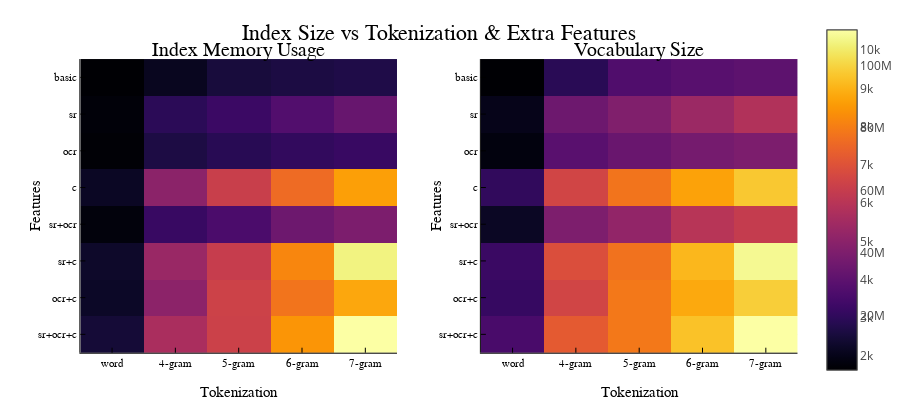

Notebook source saved alongside this figure:
### Markdown cell above
## Index Storage and Vocabulary Size <a id="anal-storage"></a>
### [^Contents](#contents)

### Code cell
storage_vs_tokenization_and_features = [
    mean(indexes[feature_mask.&&tokenization_mask,"storage"])
    for feature_mask in (
        (!).(sr_mask).&&(!).(ocr_mask).&&(!).(c_mask),
        (sr_mask).&&(!).(ocr_mask).&&(!).(c_mask),
        (!).(sr_mask).&&(ocr_mask).&&(!).(c_mask),
        (!).(sr_mask).&&(!).(ocr_mask).&&(c_mask),
        (sr_mask).&&(ocr_mask).&&(!).(c_mask),
        (sr_mask).&&(!).(ocr_mask).&&(c_mask),
        (!).(sr_mask).&&(ocr_mask).&&(c_mask),
        (sr_mask).&&(ocr_mask).&&(c_mask)
    ), 
    tokenization_mask in (nogram_mask,gram4_mask,gram5_mask,gram6_mask,gram7_mask)
]

vocab_size_vs_tokenization_and_features = [
    mean(indexes[feature_mask.&&tokenization_mask,"vocab_size"])
    for feature_mask in (
        (!).(sr_mask).&&(!).(ocr_mask).&&(!).(c_mask),
        (sr_mask).&&(!).(ocr_mask).&&(!).(c_mask),
        (!).(sr_mask).&&(ocr_mask).&&(!).(c_mask),
        (!).(sr_mask).&&(!).(ocr_mask).&&(c_mask),
        (sr_mask).&&(ocr_mask).&&(!).(c_mask),
        (sr_mask).&&(!).(ocr_mask).&&(c_mask),
        (!).(sr_mask).&&(ocr_mask).&&(c_mask),
        (sr_mask).&&(ocr_mask).&&(c_mask)
    ), 
    tokenization_mask in (nogram_mask,gram4_mask,gram5_mask,gram6_mask,gram7_mask)
]


p1 = heatmap(
    storage_vs_tokenization_and_features,
    yticks = (1:8, ["basic","sr","ocr","c","sr+ocr","sr+c","ocr+c","sr+ocr+c"]),
    xticks = (1:5, ["word","4-gram","5-gram","6-gram","7-gram"]),
    yflip = true,
    #guide_position = :top,
    title = "Index Memory Usage",
    ylabel = "Features",
    xlabel = "Tokenization"
)

p2 = heatmap(
    vocab_size_vs_tokenization_and_features,
    yticks = (1:8, ["basic","sr","ocr","c","sr+ocr","sr+c","ocr+c","sr+ocr+c"]),
    xticks = (1:5, ["word","4-gram","5-gram","6-gram","7-gram"]),
    yflip = true,
    #guide_position = :top,
    title = "Vocabulary Size",
    ylabel = "Features",
    xlabel = "Tokenization"
)


plot([p1,p2]..., layout=(1,2), size=(900,400), plot_title = "Index Size vs Tokenization & Extra Features")

### Figure 1 — Plotly figure (JSON) as saved in the notebook; plotly's stock layout.template omitted (floating-point values rounded to 4 significant figures; data arrays with more than 128 entries replaced by an {"elided": "..."} marker saying what was removed)
{"data": [{"colorbar": {"title": ""}, "colorscale": {"elided": "256x2 mixed values"}, "name": "y1", "showlegend": false, "showscale": true, "type": "heatmap", "x": [0.5, 1.5, 2.5, 3.5, 4.5, 5.5], "xaxis": "x1", "y": [0.5, 1.5, 2.5, 3.5, 4.5, 5.5, 6.5, 7.5, 8.5], "yaxis": "y1", "z": [[2679887, 8611190, 13734735, 15068458, 15948168], [4109518, 18860000.0, 22665318, 28704237, 34229797], [3412000.0, 15270650, 18154142, 20381566, 21898172], [9407000.0, 43819477, 61029083, 75666319, 88234990], [4789000.0, 22000000.0, 26789206, 35818693, 39760000.0], [10563899, 47730000.0, 60190000.0, 82584680, 107400000.0], [10034241, 43929689, 62180000.0, 78057760, 90248549], [12849042, 52250000.0, 61990000.0, 85990836, 111315747]], "zmax": 111315747, "zmin": 2679887}, {"colorbar": {"title": ""}, "colorscale": {"elided": "256x2 mixed values"}, "name": "y1", "showlegend": false, "showscale": true, "type": "heatmap", "x": [0.5, 1.5, 2.5, 3.5, 4.5, 5.5], "xaxis": "x2", "y": [0.5, 1.5, 2.5, 3.5, 4.5, 5.5, 6.5, 7.5, 8.5], "yaxis": "y2", "z": [[1637.0, 2934.0, 3706.0, 3882.0, 3994.0], [2027.0, 4343.0, 4760.0, 5350.0, 5850.0], [1847.0, 3907.0, 4260.0, 4514.0, 4679.0], [3067.0, 6617.0, 7812.0, 8698.0, 9393.0], [2188.0, 4689.0, 5173.0, 5983.0, 6304.0], [3249.0, 6887.0, 7757.0, 9084.0, 10350.0], [3167.0, 6621.0, 7884.0, 8834.0, 9500.0], [3568.0, 7209.0, 7869.0, 9269.0, 10520.0]], "zmax": 10520.0, "zmin": 1637.0}], "layout": {"annotations": [{"font": {"color": "rgba(0, 0, 0, 1.000)", "family": "sans-serif", "size": 20}, "rotation": 0, "showarrow": false, "text": "Index Memory Usage", "x": 0.298, "xanchor": "center", "xref": "paper", "y": 0.95, "yanchor": "top", "yref": "paper"}, {"font": {"color": "rgba(0, 0, 0, 1.000)", "family": "sans-serif", "size": 20}, "rotation": 0, "showarrow": false, "text": "Vocabulary Size", "x": 0.798, "xanchor": "center", "xref": "paper", "y": 0.95, "yanchor": "top", "yref": "paper"}, {"font": {"color": "rgba(0, 0, 0, 1.000)", "family": "sans-serif", "size": 22}, "rotation": 0, "showarrow": false, "text": "Index Size vs Tokenization & Extra Features", "x": 0.548, "xanchor": "center", "xref": "paper", "y": 1, "yanchor": "top", "yref": "paper"}], "height": 400, "legend": {"bgcolor": "rgba(255, 255, 255, 1.000)", "bordercolor": "rgba(0, 0, 0, 1.000)", "borderwidth": 1, "font": {"color": "rgba(0, 0, 0, 1.000)", "family": "sans-serif", "size": 11}, "title": {"font": {"color": "rgba(0, 0, 0, 1.000)", "family": "sans-serif", "size": 15}, "text": ""}, "tracegroupgap": 0, "traceorder": "normal", "x": 1, "xanchor": "auto", "y": 1, "yanchor": "auto"}, "margin": {"b": 20, "l": 0, "r": 0, "t": 20}, "paper_bgcolor": "rgba(255, 255, 255, 1.000)", "plot_bgcolor": "rgba(255, 255, 255, 1.000)", "showlegend": true, "width": 900, "xaxis1": {"anchor": "y1", "domain": [0.1004, 0.4956], "gridcolor": "rgba(0, 0, 0, 0.100)", "gridwidth": 0.5, "linecolor": "rgba(0, 0, 0, 1.000)", "mirror": false, "range": [0.5, 5.5], "showgrid": true, "showline": true, "showticklabels": true, "tickangle": 0, "tickcolor": "rgb(0, 0, 0)", "tickfont": {"color": "rgba(0, 0, 0, 1.000)", "family": "sans-serif", "size": 11}, "tickmode": "array", "ticks": "inside", "ticktext": ["word", "4-gram", "5-gram", "6-gram", "7-gram"], "tickvals": [1, 2, 3, 4, 5], "title": "Tokenization", "titlefont": {"color": "rgba(0, 0, 0, 1.000)", "family": "sans-serif", "size": 15}, "type": "-", "visible": true, "zeroline": false, "zerolinecolor": "rgba(0, 0, 0, 1.000)"}, "xaxis2": {"anchor": "y2", "domain": [0.6004, 0.9956], "gridcolor": "rgba(0, 0, 0, 0.100)", "gridwidth": 0.5, "linecolor": "rgba(0, 0, 0, 1.000)", "mirror": false, "range": [0.5, 5.5], "showgrid": true, "showline": true, "showticklabels": true, "tickangle": 0, "tickcolor": "rgb(0, 0, 0)", "tickfont": {"color": "rgba(0, 0, 0, 1.000)", "family": "sans-serif", "size": 11}, "tickmode": "array", "ticks": "inside", "ticktext": ["word", "4-gram", "5-gram", "6-gram", "7-gram"], "tickvals": [1, 2, 3, 4, 5], "title": "Tokenization", "titlefont": {"color": "rgba(0, 0, 0, 1.000)", "family": "sans-serif", "size": 15}, "type": "-", "visible": true, "zeroline": false, "zerolinecolor": "rgba(0, 0, 0, 1.000)"}, "xaxis3": {"anchor": "y3", "domain": [0.1004, 0.9956], "gridcolor": "rgba(0, 0, 0, 0.100)", "gridwidth": 0.5, "linecolor": "rgba(0, 0, 0, 1.000)", "mirror": false, "range": [0, 1], "showgrid": true, "showline": false, "showticklabels": true, "tickangle": 0, "tickcolor": "rgb(0, 0, 0)", "tickfont": {"color": "rgba(0, 0, 0, 1.000)", "family": "sans-serif", "size": 11}, "tickmode": "array", "ticks": "inside", "ticktext": ["0.0", "0.2", "0.4", "0.6", "0.8", "1.0"], "tickvals": [0, 0.2, 0.4, 0.6, 0.8, 1], "title": "", "titlefont": {"color": "rgba(0, 0, 0, 1.000)", "family": "sans-serif", "size": 15}, "type": "-", "visible": false, "zeroline": false, "zerolinecolor": "rgba(0, 0, 0, 1.000)"}, "yaxis1": {"anchor": "x1", "domain": [0.07581, 0.8915], "gridcolor": "rgba(0, 0, 0, 0.100)", "gridwidth": 0.5, "linecolor": "rgba(0, 0, 0, 1.000)", "mirror": false, "range": [8.5, 0.5], "showgrid": true, "showline": true, "showticklabels": true, "tickangle": 0, "tickcolor": "rgb(0, 0, 0)", "tickfont": {"color": "rgba(0, 0, 0, 1.000)", "family": "sans-serif", "size": 11}, "tickmode": "array", "ticks": "inside", "ticktext": ["basic", "sr", "ocr", "c", "sr+ocr", "sr+c", "ocr+c", "sr+ocr+c"], "tickvals": [1, 2, 3, 4, 5, 6, 7, 8], "title": "Features", "titlefont": {"color": "rgba(0, 0, 0, 1.000)", "family": "sans-serif", "size": 15}, "type": "-", "visible": true, "zeroline": false, "zerolinecolor": "rgba(0, 0, 0, 1.000)"}, "yaxis2": {"anchor": "x2", "domain": [0.07581, 0.8915], "gridcolor": "rgba(0, 0, 0, 0.100)", "gridwidth": 0.5, "linecolor": "rgba(0, 0, 0, 1.000)", "mirror": false, "range": [8.5, 0.5], "showgrid": true, "showline": true, "showticklabels": true, "tickangle": 0, "tickcolor": "rgb(0, 0, 0)", "tickfont": {"color": "rgba(0, 0, 0, 1.000)", "family": "sans-serif", "size": 11}, "tickmode": "array", "ticks": "inside", "ticktext": ["basic", "sr", "ocr", "c", "sr+ocr", "sr+c", "ocr+c", "sr+ocr+c"], "tickvals": [1, 2, 3, 4, 5, 6, 7, 8], "title": "Features", "titlefont": {"color": "rgba(0, 0, 0, 1.000)", "family": "sans-serif", "size": 15}, "type": "-", "visible": true, "zeroline": false, "zerolinecolor": "rgba(0, 0, 0, 1.000)"}, "yaxis3": {"anchor": "x3", "domain": [0.95, 1], "gridcolor": "rgba(0, 0, 0, 0.100)", "gridwidth": 0.5, "linecolor": "rgba(0, 0, 0, 1.000)", "mirror": false, "range": [0, 1], "showgrid": true, "showline": false, "showticklabels": true, "tickangle": 0, "tickcolor": "rgb(0, 0, 0)", "tickfont": {"color": "rgba(0, 0, 0, 1.000)", "family": "sans-serif", "size": 11}, "tickmode": "array", "ticks": "inside", "ticktext": ["0.0", "0.2", "0.4", "0.6", "0.8", "1.0"], "tickvals": [0, 0.2, 0.4, 0.6, 0.8, 1], "title": "", "titlefont": {"color": "rgba(0, 0, 0, 1.000)", "family": "sans-serif", "size": 15}, "type": "-", "visible": false, "zeroline": false, "zerolinecolor": "rgba(0, 0, 0, 1.000)"}}}
